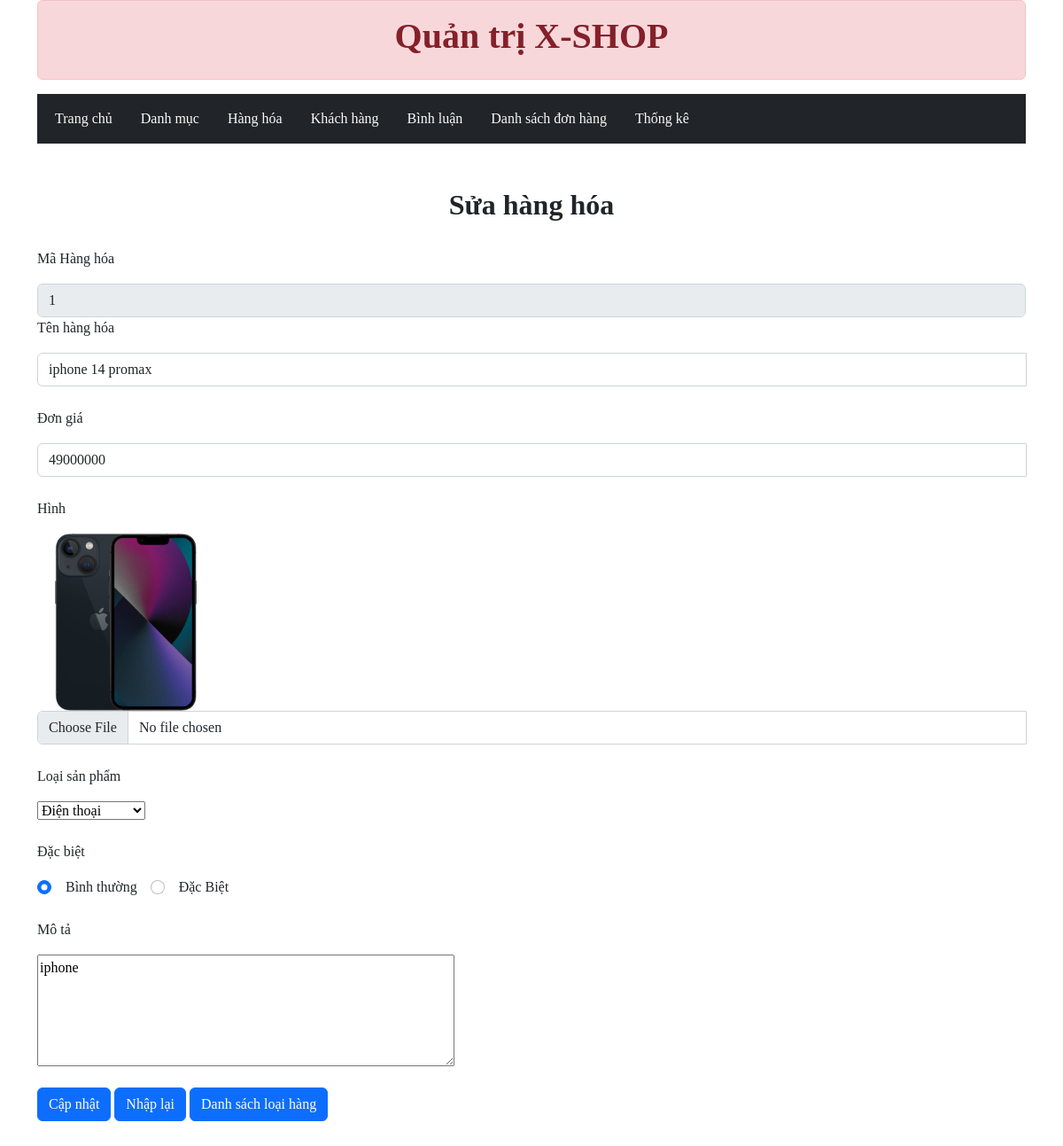
The app's page /admin/index.php?act=edithh&id=1 with its own data.
### tables this page shows
CREATE TABLE `hang_hoa` (
  `id` int(11) NOT NULL,
  `ten_hh` varchar(255) NOT NULL,
  `don_gia` double(10,2) NOT NULL,
  `giam_gia` double(10,2) DEFAULT 0.00,
  `hinh` varchar(255) NOT NULL,
  `ngay_nhap` date DEFAULT current_timestamp(),
  `id_loai` int(11) NOT NULL,
  `dac_biet` tinyint(1) NOT NULL,
  `so_luot_xem` int(11) NOT NULL DEFAULT 0,
  `mo_ta` text NOT NULL
);

CREATE TABLE `loai` (
  `id` int(11) NOT NULL,
  `ten_loai` varchar(255) NOT NULL
);

### model/pdo.php (called while the page is built, shortened)
<?php
function pdo_get_connection(){
    $dburl = "mysql:host=localhost;dbname=x_shop;charset=utf8";
    $username = 'root';
    $password = '';
    $conn = new PDO($dburl, $username, $password);
    $conn->setAttribute(PDO::ATTR_ERRMODE, PDO::ERRMODE_EXCEPTION);
    return $conn;
}
function pdo_query($sql){
    $sql_args = array_slice(func_get_args(), 1);
    try{
        $conn = pdo_get_connection();
        $stmt = $conn->prepare($sql);
        $stmt->execute($sql_args);
        $rows = $stmt->fetchAll();
        return $rows;
    }
    catch(PDOException $e){
        throw $e;
    }
    finally{
        unset($conn);
    }
}
function pdo_query_one($sql){
    $sql_args = array_slice(func_get_args(), 1);
    try{
        $conn = pdo_get_connection();
        $stmt = $conn->prepare($sql);
        $stmt->execute($sql_args);
        $row = $stmt->fetch(PDO::FETCH_ASSOC);
        return $row;
    }
    catch(PDOException $e){
        throw $e;
    }
    finally{
        unset($conn);
    }
}

### model/hanghoa.php (called while the page is built, shortened)
<?php
    function loadonehh($id){
        $sql = "select*from hang_hoa where id=$id";
        $listhanghoa = pdo_query_one($sql);
        return $listhanghoa;
    }
?>

### model/danhmuc.php (called while the page is built, shortened)
<?php
    function loadalldm(){
        $sql = "select*from loai";
        $loaihang = pdo_query($sql);
        return $loaihang;
    }
?>

### admin/hanghoa/edithh.php (the view, shortened to what this page needs)
<div class="adddm">
    <div class="tieudeadddm" >
        <h2>Sửa hàng hóa</h2>
    </div>
    <form action="index.php?act=updatehh" method="post" enctype="multipart/form-data">
        <p>Mã Hàng hóa</p>
        <div class="input-group flex-nowrap">
            <input type="text" class="form-control" name="mahh" value="<?=$hanghoa['id']?>" disabled>
        </div>
        <p>Tên hàng hóa</p>
        <div class="input-group flex-nowrap mb-4" >
            <input type="text" class="form-control" name="tenhh" value="<?=$hanghoa['ten_hh']?>">
        </div>
        <p>Đơn giá</p>
        <div class="input-group flex-nowrap mb-4" >
            <input type="number" class="form-control" name="dongia" value="<?=$hanghoa['don_gia']?>">
        </div>
        <p>Hình</p>
        <img src="../image/<?=$hanghoa['hinh']?>" alt="" width="200px">
        <div class="input-group flex-nowrap mb-4" >
            <input type="file" class="form-control" name="hinh">
        </div>
        <p>Loại sản phẩm</p>
        <div class="input-group flex-nowrap mb-4" >
            <select name="loaihang">
            <?php foreach ($loaihang as $loai) : ?>
                <option value="<?= $loai['id'] ?>" <?= ($hanghoa['id_loai'] == $loai['id']) ? 'selected' : '' ?>>
                    <?= $loai['ten_loai'] ?>
                </option>
            <?php endforeach ?>
            </select>
        </div>
        <p>Đặc biệt</p>
            <div class="input-group flex-nowrap mb-4">
                <div class="">
                    <input class="form-check-input me-3"  type="radio" name="dac_biet" value="0" <?= ($hanghoa['dac_biet'] == 0) ? 'checked' : '' ?>>Bình thường
                </div>
                <div class="">
                    <input class="form-check-input me-3 ms-3" type="radio" name="dac_biet" value="1" <?= ($hanghoa['dac_biet'] == 1) ? 'checked' : '' ?> >Đặc Biệt
                </div>
            </div>
        <p>Mô tả</p>
        <div class="input-group flex-nowrap mb-4" >
            <textarea name="mota" id="" cols="50" rows="5"><?=$hanghoa['mo_ta']?></textarea>
        </div>
        <div class="gui">
            <input class="btn btn-primary"  type="submit" name="edithh" value="Cập nhật">
            <input class="btn btn-primary"  type="reset" value="Nhập lại" >
            <a href="index.php?act=listhh"><button type="button" class="btn btn-primary">Danh sách loại hàng</button></a>
        </div>
    </form>
</div>

### view/css/style.css (style rules this page uses)
.adddm .tieudeadddm { text-align: center; margin-bottom: 30px; }
.adddm .tieudeadddm h2 { font-weight: bold; }

### records on screen
hang_hoa: mahh "1", tenhh "iphone 14 promax", dongia "49000000", hinh (picture), loaihang "Điện thoại", dac_biet "☑", mota "iphone"
